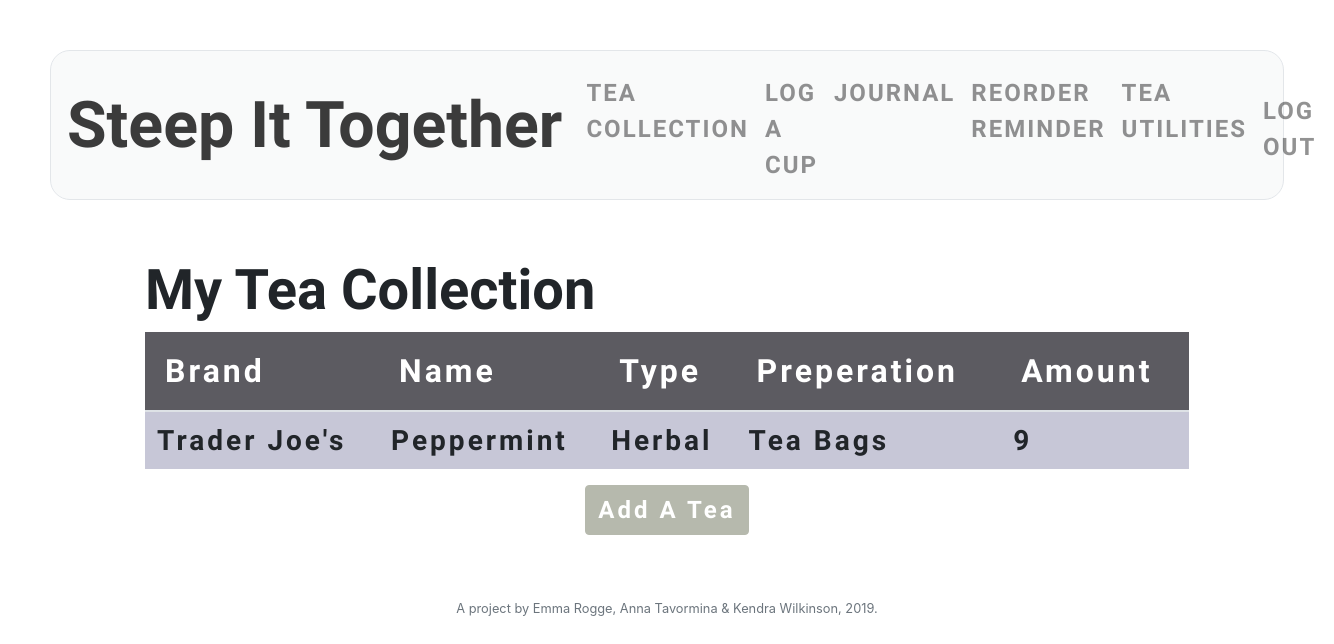
The app's page / (signed in), older data.
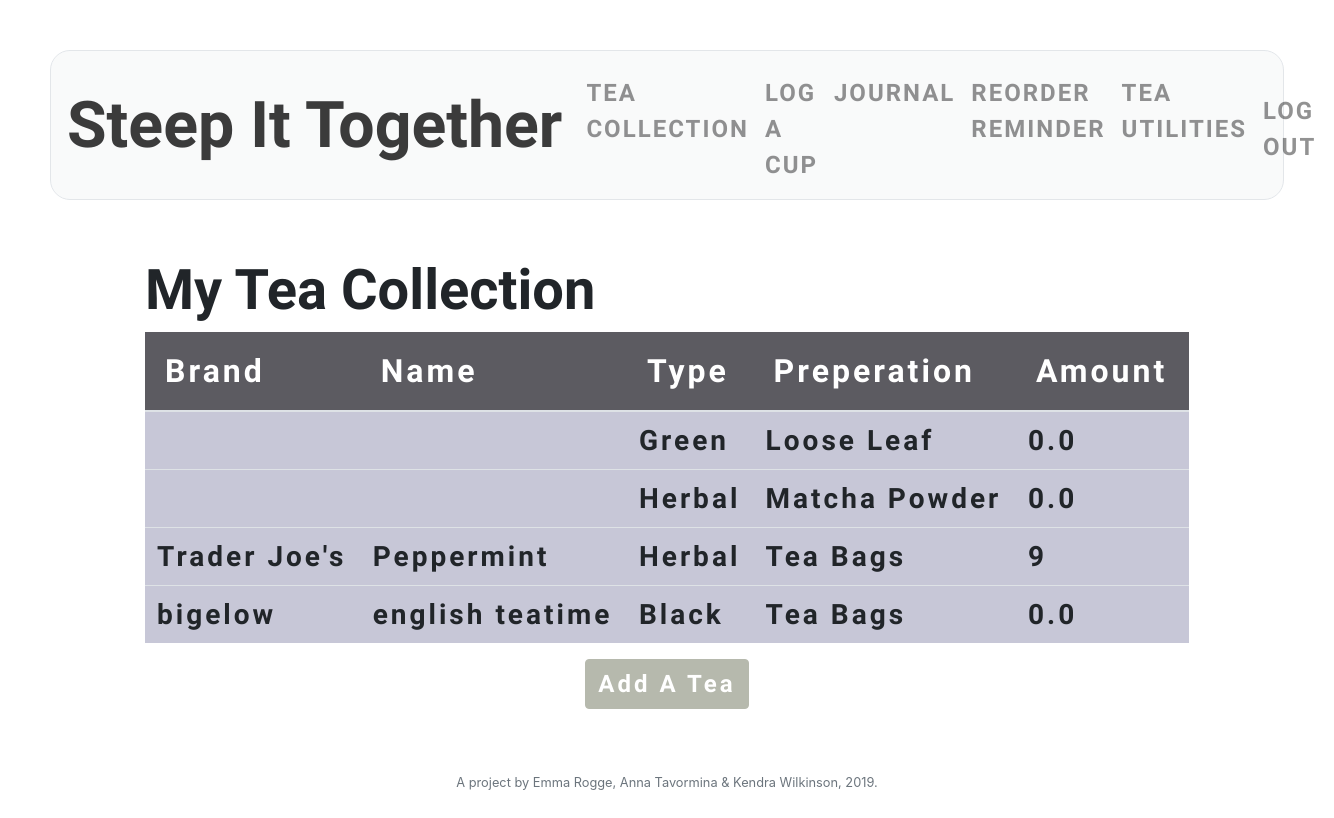
The same page, newer data.
### tables this page shows
CREATE TABLE transactions ('transaction_id' integer PRIMARY KEY AUTOINCREMENT NOT NULL, 'user_id' integer NOT NULL, 'name' text NOT NULL, 'brand' text, 'type' text NOT NULL, 'preparation' text NOT NULL, 'amount' integer, 'location' text, 'price' double precision, 'curr_date' text, 'curr_time' text);

### application.py (the view)
@app.route("/")
@login_required
def index():
    _items = get_teas_by_user()
    print("_items: {}".format(_items))
    return render_template("collection.html", items=_items)

### application.py (called while the page is built)
@app.after_request
def after_request(response):
    response.headers["Cache-Control"] = "no-cache, no-store, must-revalidate"
    response.headers["Expires"] = 0
    response.headers["Pragma"] = "no-cache"
    return response

@login_required
def get_teas_by_user():
    print("REFRESHING TEA COLLECTION!")
    teas_by_user = db.execute("SELECT SUM(transactions.amount) as 'amount', user_id, name, brand, type, preparation FROM transactions WHERE user_id=:user_id GROUP BY user_id, name, brand, type, preparation", \
        user_id=session['user_id'])
    print(teas_by_user)
    return teas_by_user

### helpers.py (called while the page is built)
def login_required(f):
    @wraps(f)
    def decorated_function(*args, **kwargs):
        if session.get("user_id") is None:
            return redirect("/login")
        return f(*args, **kwargs)
    return decorated_function

### templates/collection.html (shortened to what this page needs)
<html lang="en">
<link href="/static/css/collection.css" rel="stylesheet">
{% extends "layout.html" %}
{% block main %}
    <div id="myteahead">
    <h> My Tea Collection </h>
    </div>
    <table class="table" border="0|0" id="teas">
        <thead id="heading">
            <tr>
                <th>Brand</th>
                <th>Name</th>
                <th>Type</th>
                <th>Preperation</th>
                <th>Amount</th>
            </tr>
        </thead>
    {% for item in items %}
        <tr id="row" class="tea-row">
            <td class="cell" class="brand">{{ item['brand'] }}</td>
            <td class="name">{{ item['name'] }}</td>
            <td class="type">{{ item['type']}}</td>
            <td class="preparation">{{ item['preparation']}}</td>
            <td class="amount">{{ item['amount']}}</td>
        </tr>
    {% endfor %}
    </table>
    <form action="{{ url_for('input_tea') }}" method="get">
        <td class="add-tea">
            <button class="btn" type="submit" id="add-tea-button">Add A Tea</button>
        </td>
    </form>
{% endblock %}

### templates/layout.html (shortened to what this page needs)
<!DOCTYPE html>
<html lang="en">
    <head>
        <link href="https://maxcdn.bootstrapcdn.com/bootstrap/4.1.3/css/bootstrap.min.css" rel="stylesheet">
        <link href="/static/css/styles.css" rel="stylesheet">
    </head>
    <body>
        <nav class="navbar navbar-expand-md navbar-light bg-light border">
            <div id="brandtitle">
            <a class="navbar-brand" style="font-size: 115%;" href="/"><span>Steep It Together</span></a>
            </div>
            <div class="collapse navbar-collapse" id="navbar">
                {% if session.user_id %}
                    <ul class="navbar-nav mr-auto mt-2">
                        <li class="nav-item">
                            <a class="nav-link" href="/">TEA COLLECTION</a>
                        </li>
                        <li class="nav-item">
                            <a class="nav-link" href="/log">LOG A CUP</a>
                        </li>
                        <li class="nav-item"><a class="nav-link" href="/journal">JOURNAL</a></li>
                        <li class="nav-item"><a class="nav-link" href="/reminder">REORDER REMINDER</a></li>
                        <li class="nav-item"><a class="nav-link" href="/utilities">TEA UTILITIES</a></li>
                    </ul>
                    <ul class="navbar-nav ml-auto mt-2">
                        <li class="nav-item"><a class="nav-link" href="/logout">LOG OUT</a></li>
                    </ul>
                {% else %}
                    <ul class="navbar-nav ml-auto mt-2">
                        <li class="nav-item"><a class="nav-link" href="/register">Register</a></li>
                        <li class="nav-item"><a class="nav-link" href="/login">Log In</a></li>
                    </ul>
                {% endif %}
            </div>
        </nav>
        <main class="container p-5">
            {% block main %}{% endblock %}
        </main>
        <footer class="small text-center text-muted">
            A project by Emma Rogge, Anna Tavormina & Kendra Wilkinson, 2019.
        </footer>
    </body>
</html>

### static/css/collection.css (style rules this page uses)
table { border-collapse: border; outline: none; border:none }
.table thead th, .table td { outline: none; border: none; padding: 20px; }
.table { border-radius: 25px; padding: 25%; }
.tea-row { background-color: #c7c7d7; border: none }
#heading { background-color: #5c5b61; border-color: #5c5b61; border: none; box-shadow: none; border-top: none; color: white; font-family: "amatic sc"; font-weight: bold; letter-spacing: 3px; font-size: 200%; }
.btn#add-tea-button { display: block; margin-left: auto; margin-right: auto; text-align: center; color: white; border-color: #b6b9ad; background-color: #b6b9ad; font-family: "amatic sc"; font-weight: bold; letter-spacing: 3px; font-size: 150%; -webkit-transition-duration: 0.1s; transition-duration: 0.1s; cursor: pointer; }
#myteahead { font-family: "dawning of a new day"; font-size: 350%; margin: none; padding: none; font-weight: bold; }
#row.tea-row { font-family: "amatic sc"; font-weight: bold; font-size: 175%; letter-spacing: 3px; }

### static/css/styles.css (style rules this page uses)
.navbar { background-color: #A3A9BE; height: min-content; border-radius: 20px; opacity: 0.85; }
#brandtitle { font-family: "dawning of a new day"; font-weight: bold; font-size: 350% !important; padding: none; margin: none; }
#navbar.navbar-collapse { height: min-content; border-radius: 20px; font-family: "amatic sc"; letter-spacing: 2px; color: black; font-weight: bolder; word-spacing: 2px; font-size: 150%; }
body { margin: 50px; background-image: url(https://i.imgur.com/XQ9OZGx.jpg); background-repeat: no-repeat; background-size: cover; background-position: right top; background-attachment: fixed; }
button { margin-left: auto; margin-right: auto; }

Row changes from the older to the newer data that the page shows:
added transactions: type "Green", preparation "Loose Leaf", amount "0.0"
added transactions: type "Herbal", preparation "Matcha Powder", amount "0.0"
added transactions: brand "bigelow", name "english teatime", type "Black", preparation "Tea Bags", amount "0.0"
